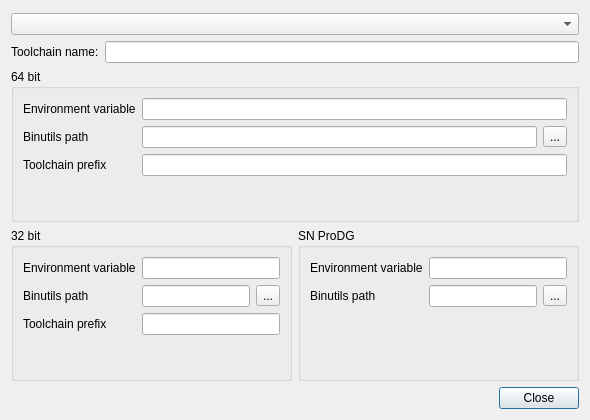
<?xml version="1.0" encoding="UTF-8"?>
<ui version="4.0">
 <class>GCCSetup</class>
 <widget class="QDialog" name="GCCSetup">
  <property name="geometry">
   <rect>
    <x>0</x>
    <y>0</y>
    <width>632</width>
    <height>417</height>
   </rect>
  </property>
  <property name="windowTitle">
   <string>Setup GCC toolchains</string>
  </property>
  <property name="windowIcon">
   <iconset resource="mtuner.qrc">
    <normaloff>:/MTuner/resources/images/gnu64.png</normaloff>:/MTuner/resources/images/gnu64.png</iconset>
  </property>
  <property name="modal">
   <bool>true</bool>
  </property>
  <layout class="QHBoxLayout" name="horizontalLayout_13">
   <property name="sizeConstraint">
    <enum>QLayout::SetFixedSize</enum>
   </property>
   <property name="topMargin">
    <number>13</number>
   </property>
   <item>
    <layout class="QGridLayout" name="gridLayout_4">
     <item row="0" column="0">
      <layout class="QVBoxLayout" name="verticalLayout_11">
       <item>
        <layout class="QVBoxLayout" name="verticalLayout_10">
         <item>
          <widget class="QComboBox" name="toolchainCombo">
           <property name="font">
            <font>
             <pointsize>9</pointsize>
            </font>
           </property>
           <property name="sizeAdjustPolicy">
            <enum>QComboBox::AdjustToContents</enum>
           </property>
           <property name="iconSize">
            <size>
             <width>112</width>
             <height>16</height>
            </size>
           </property>
           <item>
            <property name="text">
             <string notr="true"/>
            </property>
            <property name="icon">
             <iconset resource="mtuner.qrc">
              <normaloff>:/MTuner/resources/images/toolchain_mingw.png</normaloff>:/MTuner/resources/images/toolchain_mingw.png</iconset>
            </property>
           </item>
           <item>
            <property name="text">
             <string notr="true"/>
            </property>
            <property name="icon">
             <iconset resource="mtuner.qrc">
              <normaloff>:/MTuner/resources/images/toolchain_ps3.png</normaloff>:/MTuner/resources/images/toolchain_ps3.png</iconset>
            </property>
           </item>
           <item>
            <property name="text">
             <string notr="true"/>
            </property>
            <property name="icon">
             <iconset resource="mtuner.qrc">
              <normaloff>:/MTuner/resources/images/toolchain_ps4.png</normaloff>:/MTuner/resources/images/toolchain_ps4.png</iconset>
            </property>
           </item>
           <item>
            <property name="text">
             <string notr="true"/>
            </property>
            <property name="icon">
             <iconset resource="mtuner.qrc">
              <normaloff>:/MTuner/resources/images/toolchain_android_arm.png</normaloff>:/MTuner/resources/images/toolchain_android_arm.png</iconset>
            </property>
           </item>
           <item>
            <property name="text">
             <string notr="true"/>
            </property>
            <property name="icon">
             <iconset resource="mtuner.qrc">
              <normaloff>:/MTuner/resources/images/toolchain_android_mips.png</normaloff>:/MTuner/resources/images/toolchain_android_mips.png</iconset>
            </property>
           </item>
           <item>
            <property name="text">
             <string notr="true"/>
            </property>
            <property name="icon">
             <iconset resource="mtuner.qrc">
              <normaloff>:/MTuner/resources/images/toolchain_android_x86.png</normaloff>:/MTuner/resources/images/toolchain_android_x86.png</iconset>
            </property>
           </item>
           <item>
            <property name="text">
             <string>Custom toolchain 1</string>
            </property>
           </item>
           <item>
            <property name="text">
             <string>Custom toolchain 2</string>
            </property>
           </item>
           <item>
            <property name="text">
             <string>Custom toolchain 3</string>
            </property>
           </item>
           <item>
            <property name="text">
             <string>Custom toolchain 4</string>
            </property>
           </item>
           <item>
            <property name="text">
             <string>Custom toolchain 5</string>
            </property>
           </item>
           <item>
            <property name="text">
             <string>Custom toolchain 6</string>
            </property>
           </item>
           <item>
            <property name="text">
             <string>Custom toolchain 7</string>
            </property>
           </item>
           <item>
            <property name="text">
             <string>Custom toolchain 8</string>
            </property>
           </item>
           <item>
            <property name="text">
             <string>Custom toolchain 9</string>
            </property>
           </item>
          </widget>
         </item>
         <item>
          <layout class="QHBoxLayout" name="horizontalLayout">
           <item>
            <widget class="QLabel" name="labelToolchainName">
             <property name="text">
              <string>Toolchain name:</string>
             </property>
            </widget>
           </item>
           <item>
            <widget class="QLineEdit" name="lineEditToolchainName"/>
           </item>
          </layout>
         </item>
        </layout>
       </item>
       <item>
        <widget class="QGroupBox" name="groupBox64">
         <property name="title">
          <string>64 bit</string>
         </property>
         <property name="flat">
          <bool>true</bool>
         </property>
         <layout class="QGridLayout" name="gridLayout_2">
          <item row="0" column="0">
           <layout class="QVBoxLayout" name="verticalLayout_4">
            <item>
             <layout class="QHBoxLayout" name="horizontalLayout_8">
              <item>
               <layout class="QVBoxLayout" name="verticalLayout_5">
                <item>
                 <widget class="QLabel" name="label_13">
                  <property name="text">
                   <string>Environment variable</string>
                  </property>
                 </widget>
                </item>
                <item>
                 <widget class="QLabel" name="label_14">
                  <property name="text">
                   <string>Binutils path</string>
                  </property>
                 </widget>
                </item>
                <item>
                 <widget class="QLabel" name="label_6">
                  <property name="text">
                   <string>Toolchain prefix</string>
                  </property>
                 </widget>
                </item>
               </layout>
              </item>
              <item>
               <layout class="QVBoxLayout" name="verticalLayout_6">
                <item>
                 <widget class="QLineEdit" name="lineEditEnv64"/>
                </item>
                <item>
                 <layout class="QHBoxLayout" name="horizontalLayout_4">
                  <item>
                   <widget class="QLineEdit" name="lineEditBinutils64"/>
                  </item>
                  <item>
                   <widget class="QToolButton" name="browseButton64">
                    <property name="text">
                     <string>...</string>
                    </property>
                   </widget>
                  </item>
                 </layout>
                </item>
                <item>
                 <widget class="QLineEdit" name="lineEditPrefix64"/>
                </item>
               </layout>
              </item>
             </layout>
            </item>
            <item>
             <layout class="QHBoxLayout" name="horizontalLayout_9">
              <item>
               <widget class="QLabel" name="isOkLabel64">
                <property name="text">
                 <string>&lt;html&gt;&lt;head/&gt;&lt;body&gt;&lt;p&gt;&lt;br/&gt;&lt;/p&gt;&lt;/body&gt;&lt;/html&gt;</string>
                </property>
               </widget>
              </item>
              <item>
               <widget class="QLabel" name="labelFound64">
                <property name="text">
                 <string/>
                </property>
               </widget>
              </item>
              <item>
               <spacer name="horizontalSpacer_4">
                <property name="orientation">
                 <enum>Qt::Horizontal</enum>
                </property>
                <property name="sizeHint" stdset="0">
                 <size>
                  <width>40</width>
                  <height>20</height>
                 </size>
                </property>
               </spacer>
              </item>
             </layout>
            </item>
           </layout>
          </item>
         </layout>
        </widget>
       </item>
       <item>
        <layout class="QHBoxLayout" name="horizontalLayout_2">
         <item>
          <widget class="QGroupBox" name="groupBox32">
           <property name="title">
            <string>32 bit</string>
           </property>
           <property name="flat">
            <bool>true</bool>
           </property>
           <layout class="QGridLayout" name="gridLayout">
            <item row="0" column="0">
             <layout class="QVBoxLayout" name="verticalLayout_3">
              <item>
               <layout class="QHBoxLayout" name="horizontalLayout_6">
                <item>
                 <layout class="QVBoxLayout" name="verticalLayout_2">
                  <item>
                   <widget class="QLabel" name="label_11">
                    <property name="text">
                     <string>Environment variable</string>
                    </property>
                   </widget>
                  </item>
                  <item>
                   <widget class="QLabel" name="label_12">
                    <property name="text">
                     <string>Binutils path</string>
                    </property>
                   </widget>
                  </item>
                  <item>
                   <widget class="QLabel" name="label_4">
                    <property name="text">
                     <string>Toolchain prefix</string>
                    </property>
                   </widget>
                  </item>
                 </layout>
                </item>
                <item>
                 <layout class="QVBoxLayout" name="verticalLayout">
                  <item>
                   <widget class="QLineEdit" name="lineEditEnv32"/>
                  </item>
                  <item>
                   <layout class="QHBoxLayout" name="horizontalLayout_3">
                    <item>
                     <widget class="QLineEdit" name="lineEditBinutils32"/>
                    </item>
                    <item>
                     <widget class="QToolButton" name="browseButton32">
                      <property name="text">
                       <string>...</string>
                      </property>
                     </widget>
                    </item>
                   </layout>
                  </item>
                  <item>
                   <widget class="QLineEdit" name="lineEditPrefix32"/>
                  </item>
                 </layout>
                </item>
               </layout>
              </item>
              <item>
               <layout class="QHBoxLayout" name="horizontalLayout_7">
                <item>
                 <widget class="QLabel" name="isOkLabel32">
                  <property name="text">
                   <string>&lt;html&gt;&lt;head/&gt;&lt;body&gt;&lt;p&gt;&lt;br/&gt;&lt;/p&gt;&lt;/body&gt;&lt;/html&gt;</string>
                  </property>
                 </widget>
                </item>
                <item>
                 <widget class="QLabel" name="labelFound32">
                  <property name="text">
                   <string/>
                  </property>
                 </widget>
                </item>
                <item>
                 <spacer name="horizontalSpacer_3">
                  <property name="orientation">
                   <enum>Qt::Horizontal</enum>
                  </property>
                  <property name="sizeHint" stdset="0">
                   <size>
                    <width>40</width>
                    <height>20</height>
                   </size>
                  </property>
                 </spacer>
                </item>
               </layout>
              </item>
             </layout>
            </item>
           </layout>
          </widget>
         </item>
         <item>
          <widget class="QGroupBox" name="groupBoxProDGps3">
           <property name="title">
            <string>SN ProDG</string>
           </property>
           <property name="flat">
            <bool>true</bool>
           </property>
           <layout class="QGridLayout" name="gridLayout_3">
            <item row="0" column="0">
             <layout class="QVBoxLayout" name="verticalLayout_7">
              <item>
               <layout class="QHBoxLayout" name="horizontalLayout_10">
                <item>
                 <layout class="QVBoxLayout" name="verticalLayout_8">
                  <item>
                   <widget class="QLabel" name="label_15">
                    <property name="text">
                     <string>Environment variable</string>
                    </property>
                   </widget>
                  </item>
                  <item>
                   <widget class="QLabel" name="label_16">
                    <property name="text">
                     <string>Binutils path</string>
                    </property>
                   </widget>
                  </item>
                 </layout>
                </item>
                <item>
                 <layout class="QVBoxLayout" name="verticalLayout_9">
                  <item>
                   <widget class="QLineEdit" name="lineEditEnvProDGps3"/>
                  </item>
                  <item>
                   <layout class="QHBoxLayout" name="horizontalLayout_5">
                    <item>
                     <widget class="QLineEdit" name="lineEditBinutilsProDGps3"/>
                    </item>
                    <item>
                     <widget class="QToolButton" name="browseButtonProDGps3">
                      <property name="text">
                       <string>...</string>
                      </property>
                     </widget>
                    </item>
                   </layout>
                  </item>
                 </layout>
                </item>
               </layout>
              </item>
              <item>
               <layout class="QHBoxLayout" name="horizontalLayout_11">
                <item>
                 <widget class="QLabel" name="isOkLabelProDGps3">
                  <property name="text">
                   <string>&lt;html&gt;&lt;head/&gt;&lt;body&gt;&lt;p&gt;&lt;br/&gt;&lt;/p&gt;&lt;/body&gt;&lt;/html&gt;</string>
                  </property>
                 </widget>
                </item>
                <item>
                 <widget class="QLabel" name="labelFoundProDGps3">
                  <property name="text">
                   <string/>
                  </property>
                 </widget>
                </item>
                <item>
                 <spacer name="horizontalSpacer_5">
                  <property name="orientation">
                   <enum>Qt::Horizontal</enum>
                  </property>
                  <property name="sizeHint" stdset="0">
                   <size>
                    <width>40</width>
                    <height>20</height>
                   </size>
                  </property>
                 </spacer>
                </item>
               </layout>
              </item>
             </layout>
            </item>
           </layout>
          </widget>
         </item>
        </layout>
       </item>
      </layout>
     </item>
     <item row="1" column="0">
      <layout class="QHBoxLayout" name="horizontalLayout_12">
       <item>
        <spacer name="horizontalSpacer">
         <property name="orientation">
          <enum>Qt::Horizontal</enum>
         </property>
         <property name="sizeHint" stdset="0">
          <size>
           <width>40</width>
           <height>20</height>
          </size>
         </property>
        </spacer>
       </item>
       <item>
        <widget class="QDialogButtonBox" name="buttonBox">
         <property name="orientation">
          <enum>Qt::Horizontal</enum>
         </property>
         <property name="standardButtons">
          <set>QDialogButtonBox::Close</set>
         </property>
        </widget>
       </item>
      </layout>
     </item>
    </layout>
   </item>
  </layout>
 </widget>
 <resources>
  <include location="mtuner.qrc"/>
 </resources>
 <connections>
  <connection>
   <sender>buttonBox</sender>
   <signal>accepted()</signal>
   <receiver>GCCSetup</receiver>
   <slot>accept()</slot>
   <hints>
    <hint type="sourcelabel">
     <x>257</x>
     <y>390</y>
    </hint>
    <hint type="destinationlabel">
     <x>157</x>
     <y>274</y>
    </hint>
   </hints>
  </connection>
  <connection>
   <sender>buttonBox</sender>
   <signal>rejected()</signal>
   <receiver>GCCSetup</receiver>
   <slot>reject()</slot>
   <hints>
    <hint type="sourcelabel">
     <x>325</x>
     <y>390</y>
    </hint>
    <hint type="destinationlabel">
     <x>286</x>
     <y>274</y>
    </hint>
   </hints>
  </connection>
  <connection>
   <sender>browseButton64</sender>
   <signal>clicked()</signal>
   <receiver>GCCSetup</receiver>
   <slot>pathBrowse64()</slot>
   <hints>
    <hint type="sourcelabel">
     <x>748</x>
     <y>136</y>
    </hint>
    <hint type="destinationlabel">
     <x>768</x>
     <y>140</y>
    </hint>
   </hints>
  </connection>
  <connection>
   <sender>browseButton32</sender>
   <signal>clicked()</signal>
   <receiver>GCCSetup</receiver>
   <slot>pathBrowse32()</slot>
   <hints>
    <hint type="sourcelabel">
     <x>363</x>
     <y>277</y>
    </hint>
    <hint type="destinationlabel">
     <x>774</x>
     <y>229</y>
    </hint>
   </hints>
  </connection>
  <connection>
   <sender>browseButtonProDGps3</sender>
   <signal>clicked()</signal>
   <receiver>GCCSetup</receiver>
   <slot>pathBrowseProDGps3()</slot>
   <hints>
    <hint type="sourcelabel">
     <x>742</x>
     <y>282</y>
    </hint>
    <hint type="destinationlabel">
     <x>770</x>
     <y>320</y>
    </hint>
   </hints>
  </connection>
  <connection>
   <sender>lineEditEnv32</sender>
   <signal>textChanged(QString)</signal>
   <receiver>GCCSetup</receiver>
   <slot>envEdited32(QString)</slot>
   <hints>
    <hint type="sourcelabel">
     <x>168</x>
     <y>250</y>
    </hint>
    <hint type="destinationlabel">
     <x>8</x>
     <y>254</y>
    </hint>
   </hints>
  </connection>
  <connection>
   <sender>lineEditBinutils32</sender>
   <signal>textChanged(QString)</signal>
   <receiver>GCCSetup</receiver>
   <slot>pathEdited32(QString)</slot>
   <hints>
    <hint type="sourcelabel">
     <x>208</x>
     <y>280</y>
    </hint>
    <hint type="destinationlabel">
     <x>8</x>
     <y>290</y>
    </hint>
   </hints>
  </connection>
  <connection>
   <sender>lineEditPrefix32</sender>
   <signal>textChanged(QString)</signal>
   <receiver>GCCSetup</receiver>
   <slot>prefixEdited32(QString)</slot>
   <hints>
    <hint type="sourcelabel">
     <x>224</x>
     <y>310</y>
    </hint>
    <hint type="destinationlabel">
     <x>6</x>
     <y>323</y>
    </hint>
   </hints>
  </connection>
  <connection>
   <sender>lineEditEnv64</sender>
   <signal>textChanged(QString)</signal>
   <receiver>GCCSetup</receiver>
   <slot>envEdited64(QString)</slot>
   <hints>
    <hint type="sourcelabel">
     <x>160</x>
     <y>109</y>
    </hint>
    <hint type="destinationlabel">
     <x>3</x>
     <y>98</y>
    </hint>
   </hints>
  </connection>
  <connection>
   <sender>lineEditBinutils64</sender>
   <signal>textChanged(QString)</signal>
   <receiver>GCCSetup</receiver>
   <slot>pathEdited64(QString)</slot>
   <hints>
    <hint type="sourcelabel">
     <x>173</x>
     <y>135</y>
    </hint>
    <hint type="destinationlabel">
     <x>3</x>
     <y>135</y>
    </hint>
   </hints>
  </connection>
  <connection>
   <sender>lineEditPrefix64</sender>
   <signal>textChanged(QString)</signal>
   <receiver>GCCSetup</receiver>
   <slot>prefixEdited64(QString)</slot>
   <hints>
    <hint type="sourcelabel">
     <x>282</x>
     <y>156</y>
    </hint>
    <hint type="destinationlabel">
     <x>5</x>
     <y>174</y>
    </hint>
   </hints>
  </connection>
  <connection>
   <sender>lineEditEnvProDGps3</sender>
   <signal>textChanged(QString)</signal>
   <receiver>GCCSetup</receiver>
   <slot>envEditedProDGps3(QString)</slot>
   <hints>
    <hint type="sourcelabel">
     <x>545</x>
     <y>258</y>
    </hint>
    <hint type="destinationlabel">
     <x>769</x>
     <y>190</y>
    </hint>
   </hints>
  </connection>
  <connection>
   <sender>lineEditBinutilsProDGps3</sender>
   <signal>textChanged(QString)</signal>
   <receiver>GCCSetup</receiver>
   <slot>pathEditedProDGps3(QString)</slot>
   <hints>
    <hint type="sourcelabel">
     <x>615</x>
     <y>283</y>
    </hint>
    <hint type="destinationlabel">
     <x>730</x>
     <y>215</y>
    </hint>
   </hints>
  </connection>
  <connection>
   <sender>lineEditToolchainName</sender>
   <signal>textChanged(QString)</signal>
   <receiver>GCCSetup</receiver>
   <slot>toolchainRenamed(QString)</slot>
   <hints>
    <hint type="sourcelabel">
     <x>370</x>
     <y>53</y>
    </hint>
    <hint type="destinationlabel">
     <x>9</x>
     <y>40</y>
    </hint>
   </hints>
  </connection>
  <connection>
   <sender>toolchainCombo</sender>
   <signal>activated(int)</signal>
   <receiver>GCCSetup</receiver>
   <slot>toolchainSelected(int)</slot>
   <hints>
    <hint type="sourcelabel">
     <x>410</x>
     <y>20</y>
    </hint>
    <hint type="destinationlabel">
     <x>4</x>
     <y>10</y>
    </hint>
   </hints>
  </connection>
 </connections>
 <slots>
  <slot>pathBrowse64()</slot>
  <slot>pathBrowse32()</slot>
  <slot>pathBrowseProDGps3()</slot>
  <slot>envEdited32(QString)</slot>
  <slot>pathEdited32(QString)</slot>
  <slot>prefixEdited32(QString)</slot>
  <slot>envEdited64(QString)</slot>
  <slot>pathEdited64(QString)</slot>
  <slot>prefixEdited64(QString)</slot>
  <slot>envEditedProDGps3(QString)</slot>
  <slot>pathEditedProDGps3(QString)</slot>
  <slot>toolchainRenamed(QString)</slot>
  <slot>toolchainSelected(int)</slot>
 </slots>
</ui>
